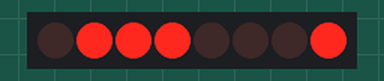
Simulated run of this program. Board: ATmega328P, built with avr-gcc and emulated at 16 MHz. Parts: 8 port-expander outputs drawn as a row of LEDs (first output left, lit = HIGH). Wiring (inferred from the names in the program): PCF8574 port expander at I2C address 0x38. Wiring (inferred from the signals the program sends): row of LEDs: on Q0, Q1, Q2, Q3, Q4, Q5, Q6, Q7.

Above: at 0.2 s.
Timing chart, 0 to 40.0 s (numbered marks = the images above):
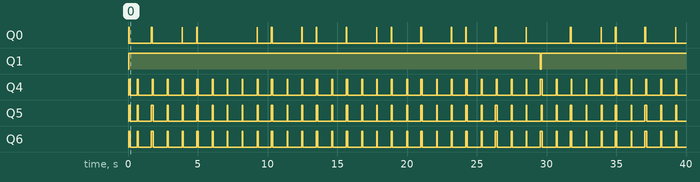

The program:

main.cpp
```cpp
#define F_CPU		16000000UL
//#define F_CPU		8000000UL
#include <avr/io.h>
#include <util/delay.h>
#include <avr/sfr_defs.h>
#include "Source/I2C.cpp"
#include "Source/LCD_I2C.cpp"

// Defines

// Declaration of Variables
unsigned char Temperature = 47;

// Declaration of Look-Up Tables
// DEC_TO_ASCII: look-up table that converts a decimal number (0->15) to its hex form (0->9, A->F)
unsigned char DEC_TO_ASCII[] =
{
	'0', '1', '2', '3', '4', '5', '6', '7', '8', '9'
};

// Declaration of Functions
void UI_Display_Homepage();
void UI_Display_Temperature();

int main( void )
{
	I2C_Init();
	I2C_Start();
	I2C_Write(0x70);
	LCD_I2C_Init();
	//UI_Display_Homepage();

	LCD_I2C_Set_Cursor(1, 1);
	LCD_I2C_Put_Message("LCD I2C Master ");
	LCD_I2C_Set_Cursor(2, 3);
	LCD_I2C_Put_Message("Simple Testing");

	_delay_ms(500);
	while(1)
	{
		UI_Display_Temperature();
		_delay_ms(1000);
	}
	return 0;
}

// Display Homepage
void UI_Display_Homepage()
{
	unsigned char messageTitle1[] =	" Robot  Control ";
	unsigned char messageTitle2[] =	"Testing  I2C LCD";
	LCD_I2C_Clear();
	LCD_I2C_Set_Cursor(1, 1);
	LCD_I2C_Puts(messageTitle1);
	LCD_I2C_Set_Cursor(2, 1);
	LCD_I2C_Puts(messageTitle2);
}

// Display Temperature ( 0 < T < 99 )
void UI_Display_Temperature()
{
	unsigned char messageS1[] = "  Temperature   ";
	unsigned char messageS2[] = "  T=";

	LCD_I2C_Clear();
	LCD_I2C_Set_Cursor(1, 1);
	LCD_I2C_Puts(messageS1);
	LCD_I2C_Set_Cursor(2, 3);
	LCD_I2C_Puts(messageS2);
	LCD_I2C_Putchar(DEC_TO_ASCII[Temperature / 10]);
	LCD_I2C_Putchar(DEC_TO_ASCII[Temperature % 10]);
}

/*************************************************/
/*   -----------  END OF FILE  ---------------   */
/*************************************************/
```

I2C.cpp
```cpp
/*************************************************/
/*                 LCD_I2C.cpp                   */
/*                                               */
/* This module handles the LCD module,           */
/* When using an I2C output expander.            */
/* It requires an I2C module.					 */
/* This software driver requires:                */
/* 1) io.h                                       */
/*                                               */
/*************************************************/

// ...

/*************************************************/
/*              Software Dependency              */
/*************************************************/

#include <avr/io.h>

/*************************************************/
/*            Hardware Connectivity              */
/*************************************************/

// ....

/*************************************************/
/*                 Declarations                  */
/*************************************************/

// Declaration of Constants
// ...

// Declaration of Global Variables
// ...

// Declaration of Functions
void I2C_Init();
void I2C_Start();
void I2C_Write(char);
char I2C_Read();

/*************************************************/
/*                Implementation                 */
/*************************************************/

// I2C Initialize
void I2C_Init()
{
	TWBR = 0x62;		// Baud rate is set by calculating
	TWCR = (1<<TWEN);	// Enable I2C
	TWSR = 0x00;		// Prescaler set to 1
}

// I2C Start Condition
void I2C_Start()
{
	TWCR = (1<<TWINT) | (1<<TWEN) | (1<<TWSTA);	// Start condition
	while (!(TWCR & (1<<TWINT)));				// Check for start condition
}

// I2C stop condition
void I2C_Write(char x)
{
	TWDR = x;									// Move value to I2C
	TWCR = (1<<TWINT) | (1<<TWEN);				// Enable I2C and clear interrupt
	while  (!(TWCR & (1<<TWINT)));
}

// I2C Read
char I2C_Read()
{
	TWCR  = (1<<TWEN) | (1<<TWINT);			// Enable I2C and clear interrupt
	while (!(TWCR & (1<<TWINT)));			// Read successful with all data received in TWDR
	return TWDR;
}

/*************************************************/
/*   -----------  END OF FILE  ---------------   */
/*************************************************/
```

LCD_I2C.cpp
```cpp
/*************************************************/
/*                 LCD_I2C.cpp                   */
/*                                               */
/* This module handles the LCD module,           */
/* When using an I2C output expander.            */
/* It requires an I2C module.					 */
/* This software driver requires:                */
/* 1) io.h                                       */
/* 2) delay.h                                    */
/* 3) System_Hardware.h                          */
/*   (For External Hardware Definitions)         */
/*                                               */
/*************************************************/

#ifndef LCD_I2C_CPP
#define LCD_I2C_CPP

/*************************************************/
/*              Software Dependency              */
/*************************************************/

#include <avr/io.h>
#include <util/delay.h>
#include "System_Hardware.h"

/*************************************************/
/*            Hardware Connectivity              */
/*************************************************/

// LCD Pins
#define LCD_I2C_RS_PIN	0 // SYS_LCD_I2C_RS_PIN
#define LCD_I2C_EN_PIN	1 // SYS_LCD_I2C_EN_PIN

// LCD Ports
// ...

/*************************************************/
/*                 Declarations                  */
/*************************************************/

// Declaration of Constants
// ...

// Declaration of Global Variables
// ...

// Declaration of Functions
void LCD_I2C_Init();
void LCD_I2C_Send_Latch();
void LCD_I2C_Send_Command(uint8_t);
void LCD_I2C_Send_Command_Half(uint8_t);
void LCD_Send_Data(uint8_t);
void LCD_Clear(void);
void LCD_Set_Cursor(uint8_t, uint8_t);
void LCD_Putchar(uint8_t);
void LCD_Puts(char*);
void LCD_I2C_Put_Message(const char* s);
void LCD_I2C_Cursor_Shift_Right();
void LCD_I2C_Cursor_Shift_Left();

/*************************************************/
/*                Implementation                 */
/*************************************************/

// Initialize LCD
void LCD_I2C_Init()
{
	LCD_I2C_Send_Command_Half(0x30);	// Sequence for initializing LCD
	LCD_I2C_Send_Command_Half(0x30);	//
	LCD_I2C_Send_Command_Half(0x20);	//
	LCD_I2C_Send_Command(0x28);			// Selecting 16 x 2 LCD in 4Bit mode
	LCD_I2C_Send_Command(0x0C);			// Display ON Cursor OFF
	LCD_I2C_Send_Command(0x01);			// Clear display
	LCD_I2C_Send_Command(0x06);			// Cursor Auto Increment
	LCD_I2C_Send_Command(0x80);			// 1st line 1st location of LCD
}

// Latching data into LCD data register using High to Low signal on the LCD_I2C_EN_PIN
void LCD_I2C_Send_Latch()
{
	TWDR |=  (1<<LCD_I2C_EN_PIN);		// PIN LCD_EN = 1.
	TWCR = (1<<TWINT) | (1<<TWEN);		// Enable I2C and clear interrupt
	while  (!(TWCR & (1<<TWINT)));		// Wait for I2C Transfer Completion

	_delay_ms(1);

	TWDR &= ~(1<<LCD_I2C_EN_PIN);		// PIN LCD_EN = 0.
	TWCR = (1<<TWINT) | (1<<TWEN);		// Enable I2C and Clear Interrupt
	while  (!(TWCR & (1<<TWINT)));		// Wait for Completion
}

// Send Half Command to LCD
void LCD_I2C_Send_Command_Half(uint8_t data)
{
	TWDR &= ~(1<<LCD_I2C_RS_PIN);		// PIN LCD_RS = 0. Selecting register as Command register
	TWDR &= 0x0F;						// Clearing the Higher 4 bits
	TWDR |= (data & 0xF0);				// Masking higher 4 bits and sending to LCD
	TWCR = (1<<TWINT) | (1<<TWEN);		// Enable I2C and clear interrupt
	while  (!(TWCR & (1<<TWINT)));		// Wait for I2C Transfer Completion

	LCD_I2C_Send_Latch();
}

// Send Command to LCD
void LCD_I2C_Send_Command(uint8_t command)
{
	TWDR &= ~(1<<LCD_I2C_RS_PIN);		// RS = 0. Selecting register as command register
	TWDR &= 0x0F;						// Clearing the Higher 4 bits
	TWDR |= (command & 0xF0);			// Masking higher 4 bits and sending to LCD
	TWCR = (1<<TWINT) | (1<<TWEN);		// Enable I2C and clear interrupt
	while (!(TWCR & (1<<TWINT)));		// Wait for I2C Transfer Completion

	LCD_I2C_Send_Latch();

	TWDR &= ~(1<<LCD_I2C_RS_PIN);		// RS = 0. Selecting register as command register
	TWDR &= 0x0F;						// Clearing the Higher 4 bits
	TWDR |= ((command & 0x0F) << 4);	// Masking lower 4 bits and sending to LCD
	TWCR = (1<<TWINT) | (1<<TWEN);		// Enable I2C and clear interrupt
	while (!(TWCR & (1<<TWINT)));		// Wait for I2C Transfer Completion

	LCD_I2C_Send_Latch();
}

// Send Data to LCD
void LCD_I2C_Send_Data(uint8_t data)
{
	TWDR |= (1<<LCD_I2C_RS_PIN);	// RS = 1. Selecting register as data register
	TWDR &= 0x0F;				    // clearing the Higher 4 bits
	TWDR |= (data & 0xF0);			// Masking higher 4 bits and sending to LCD
	TWCR = (1<<TWINT) | (1<<TWEN);	// Enable I2C and clear interrupt
	while (!(TWCR & (1<<TWINT)));   // Wait for I2C Transfer Completion

	LCD_I2C_Send_Latch();

	TWDR |= (1<<LCD_I2C_RS_PIN);	// RS = 1. Selecting register as data register
	TWDR &= 0x0F;					// clearing the Higher 4 bits
	TWDR |= ((data & 0x0F) << 4);	// Masking lower 4 bits and sending to LCD
	TWCR = (1<<TWINT) | (1<<TWEN);	// Enable I2C and clear interrupt
	while (!(TWCR & (1<<TWINT)));   // Wait for I2C Transfer Completion

	LCD_I2C_Send_Latch();
}


// Shift Right LCD Cursor
void LCD_I2C_Cursor_Shift_Right()
{
	LCD_I2C_Send_Command(0x1C);
	_delay_ms(200);
}

// Shift Left LCD Cursor
void LCD_I2C_Cursor_Shift_Left()
{
	LCD_I2C_Send_Command(0x18);
	_delay_ms(200);
}

// Write Character to LCD
void LCD_I2C_Putchar(char c)
{
	LCD_I2C_Send_Data(c);
}

// Write Message to LCD
void LCD_I2C_Put_Message(const char* s)
{
	while (*s)
	{
		LCD_I2C_Putchar(*s);
		s++;
	}
}

// Write String to LCD
void LCD_I2C_Puts(unsigned char* s)
{
	while (*s)
	{
		LCD_I2C_Putchar(*s);
		s++;
	}
}

// Specify Cursor Position
void LCD_I2C_Set_Cursor(unsigned char line, unsigned char column)
{
	// Line 1-> 4
	// Column 1-> 16
	unsigned char address = 0;
	switch (line)
	{
		case 1:
			address = 0x80 + (column - 1);
			break;

		case 2:
			address = 0xC0 + (column - 1);
			break;

		case 3:
			address = 0x94 + (column - 1);
			break;

		case 4:
			address = 0xD4 + (column - 1);
			break;
	}
	LCD_I2C_Send_Command(address);		// Move Cursor
}

// Clear LCD
void LCD_I2C_Clear()
{
	LCD_I2C_Send_Command(0x01);			// Clear LCD
	_delay_ms(4);						// Pause
}

#endif

/*************************************************/
/*   -----------  END OF FILE  ---------------   */
/*************************************************/
```

LCD_I2C_Old.cpp
```cpp
/*************************************************/
/*                   LCD.cpp                     */
/*                                               */
/* This module handles the LCD module.           */
/* It requires one output port for LCD data,     */
/* and another three pins as output for control. */
/* This software driver requires:                */
/* 1) delay.h                                    */
/* 2) System_Hardware.h                          */
/*   (For External Hardware Definitions)         */
/*                                               */
/*************************************************/

#ifndef LCD_I2C_CPP
#define LCD_I2C_CPP

/*************************************************/
/*              Software Dependency              */
/*************************************************/

#include <util/delay.h>
#include <avr/io.h>
#include "System_Hardware.h"

/*************************************************/
/*            Hardware Connectivity              */
/*************************************************/

// LCD Pins
#define LCD_I2C_RS_PIN	0 // SYS_LCD_I2C_RS_PIN
#define LCD_I2C_EN_PIN	1 // SYS_LCD_I2C_EN_PIN

// LCD Ports
// ...

/*************************************************/
/*                 Declarations                  */
/*************************************************/

// Declaration of Constants
// ...

// Declaration of Global Variables
// ...

// Declaration of Functions
void LCD_I2C_Init();
void LCD_I2C_Send_Latch();
void LCD_I2C_Send_Command(uint8_t);
void LCD_I2C_Send_Command_Half(uint8_t);
void LCD_Send_Data(uint8_t);
void LCD_Clear(void);
void LCD_Set_Cursor(uint8_t, uint8_t);
void LCD_Putchar(uint8_t);
void LCD_Puts(uint8_t*);

/*************************************************/
/*                Implementation                 */
/*************************************************/

// Initialize LCD
void LCD_I2C_Init()
{
	LCD_I2C_Send_Command_Half(0x30);	// Sequence for initializing LCD
	LCD_I2C_Send_Command_Half(0x30);	//
	LCD_I2C_Send_Command_Half(0x20);	//
	LCD_I2C_Send_Command(0x28);			// Selecting 16 x 2 LCD in 4Bit mode
	LCD_I2C_Send_Command(0x0C);			// Display ON Cursor OFF
	LCD_I2C_Send_Command(0x01);			// Clear display
	LCD_I2C_Send_Command(0x06);			// Cursor Auto Increment
	LCD_I2C_Send_Command(0x80);			// 1st line 1st location of LCD
}

// Latching data into LCD data register using High to Low signal on the LCD_I2C_EN_PIN
void LCD_I2C_Send_Latch()
{
	TWDR |=  (1<<LCD_I2C_EN_PIN);		// PIN LCD_EN = 1.
	TWCR = (1<<TWINT) | (1<<TWEN);		// Enable I2C and clear interrupt
	while  (!(TWCR & (1<<TWINT)));		// Wait for I2C Transfer Completion

	_delay_ms(1);

	TWDR &= ~(1<<LCD_I2C_EN_PIN);		// PIN LCD_EN = 0.
	TWCR = (1<<TWINT) | (1<<TWEN);		// Enable I2C and Clear Interrupt
	while  (!(TWCR & (1<<TWINT)));		// Wait for Completion
}

//
void LCD_I2C_Send_Command_Half(uint8_t data)
{
	TWDR &= ~(1<<LCD_I2C_RS_PIN);		// PIN LCD_RS = 0. Selecting register as Command register
	TWCR = (1<<TWINT) | (1<<TWEN);		// Enable I2C and clear interrupt
	while  (!(TWCR & (1<<TWINT)));		// Wait for I2C Transfer Completion

	TWDR &= 0x0F;						// Clearing the Higher 4 bits
	TWCR = (1<<TWINT) | (1<<TWEN);		// Enable I2C and clear interrupt
	while  (!(TWCR & (1<<TWINT)));		// Wait for I2C Transfer Completion

	TWDR |= (data & 0xF0);				// Masking higher 4 bits and sending to LCD
	TWCR = (1<<TWINT) | (1<<TWEN);		// Enable I2C and clear interrupt
	while  (!(TWCR & (1<<TWINT)));		// Wait for I2C Transfer Completion

	LCD_I2C_Send_Latch();
}

void LCD_I2C_Send_Command(uint8_t command)
{
	TWDR &= ~(1<<LCD_I2C_RS_PIN);		// RS = 0. Selecting register as command register
	TWCR = (1<<TWINT) | (1<<TWEN);		// Enable I2C and clear interrupt
	while (!(TWCR & (1<<TWINT)));

	TWDR &= 0x0F;						// Clearing the Higher 4 bits
	TWCR = (1<<TWINT) | (1<<TWEN);		// Enable I2C and clear interrupt
	while (!(TWCR & (1<<TWINT)));		// Wait for I2C Transfer Completion

	TWDR |= (command & 0xF0);			// Masking higher 4 bits and sending to LCD
	TWCR = (1<<TWINT) | (1<<TWEN);		// Enable I2C and clear interrupt
	while (!(TWCR & (1<<TWINT)));		// Wait for I2C Transfer Completion

	LCD_I2C_Send_Latch();

	TWDR &= 0x0F;						// Clearing the Higher 4 bits
	TWCR = (1<<TWINT) | (1<<TWEN);		// Enable I2C and clear interrupt
	while (!(TWCR & (1<<TWINT)));		// Wait for I2C Transfer Completion

	TWDR |= ((command & 0x0F) << 4);	// Masking lower 4 bits and sending to LCD
	TWCR = (1<<TWINT) | (1<<TWEN);		// Enable I2C and clear interrupt
	while (!(TWCR & (1<<TWINT)));		// Wait for I2C Transfer Completion

	LCD_I2C_Send_Latch();
}

void LCD_I2C_Send_Data(uint8_t data)
{
	TWDR |= (1<<LCD_I2C_RS_PIN);	// RS = 1. Selecting register as data register
	TWCR = (1<<TWINT) | (1<<TWEN);	// Enable I2C and clear interrupt
	while (!(TWCR & (1<<TWINT)));   // Wait for I2C Transfer Completion

	TWDR &= 0x0F;				    // clearing the Higher 4 bits
	TWCR = (1<<TWINT) | (1<<TWEN);	// Enable I2C and clear interrupt
	while (!(TWCR & (1<<TWINT)));   // Wait for I2C Transfer Completion

	TWDR |= (data & 0xF0);			// Masking higher 4 bits and sending to LCD
	TWCR = (1<<TWINT) | (1<<TWEN);	// Enable I2C and clear interrupt
	while (!(TWCR & (1<<TWINT)));   // Wait for I2C Transfer Completion

	LCD_I2C_Send_Latch();

	TWDR &= 0x0F;					// clearing the Higher 4 bits
	TWCR = (1<<TWINT) | (1<<TWEN);	// Enable I2C and clear interrupt
	while (!(TWCR & (1<<TWINT)));   // Wait for I2C Transfer Completion

	TWDR |= ((data & 0x0F) << 4);	// Masking lower 4 bits and sending to LCD
	TWCR = (1<<TWINT) | (1<<TWEN);	// Enable I2C and clear interrupt
	while (!(TWCR & (1<<TWINT)));   // Wait for I2C Transfer Completion

	LCD_I2C_Send_Latch();
}


// Command for right Shift
void LCD_I2C_Cursor_Shift_Right()
{
	LCD_I2C_Send_Command(0x1C);
	_delay_ms(200);
}

// Command for Left Shift
void LCD_I2C_Cursor_Shift_Left()
{
	LCD_I2C_Send_Command(0x18);
	_delay_ms(200);
}

// Write Character to LCD
void LCD_I2C_Putchar(char c)
{
	LCD_I2C_Send_Data(c);
}

// Write Message to LCD
void LCD_I2C_Put_Message(const char* s)
{
	while (*s)
	{
		LCD_I2C_Putchar(*s);
		s++;
	}
}

// Write String to LCD
void LCD_I2C_Puts(unsigned char* s)
{
	while (*s)
	{
		LCD_I2C_Putchar(*s);
		s++;
	}
}

// Specify Cursor Position
void LCD_I2C_Set_Cursor(unsigned char line, unsigned char column)
{
	// Line 1-> 4
	// Column 1-> 16
	unsigned char address = 0;
	switch (line)
	{
		case 1:
			address = 0x80 + (column - 1);
			break;

		case 2:
			address = 0xC0 + (column - 1);
			break;

		case 3:
			address = 0x94 + (column - 1);
			break;

		case 4:
			address = 0xD4 + (column - 1);
			break;
	}
	LCD_I2C_Send_Command(address);		// Move Cursor
}

// Clear LCD
void LCD_I2C_Clear()
{
	LCD_I2C_Send_Command(0x01);			// Clear LCD
	_delay_us(4000);					// Pause
}

#endif

/*************************************************/
/*   -----------  END OF FILE  ---------------   */
/*************************************************/
```

Source omitted: System_Hardware.h (3822 bytes)

Measured:
- by itself, Q1: LOW → HIGH at 0.04 s, → LOW 29.5 s later, → HIGH 0.06 s later
- by itself, Q4–6: moves between LOW and HIGH, repeating every 17.2 s
